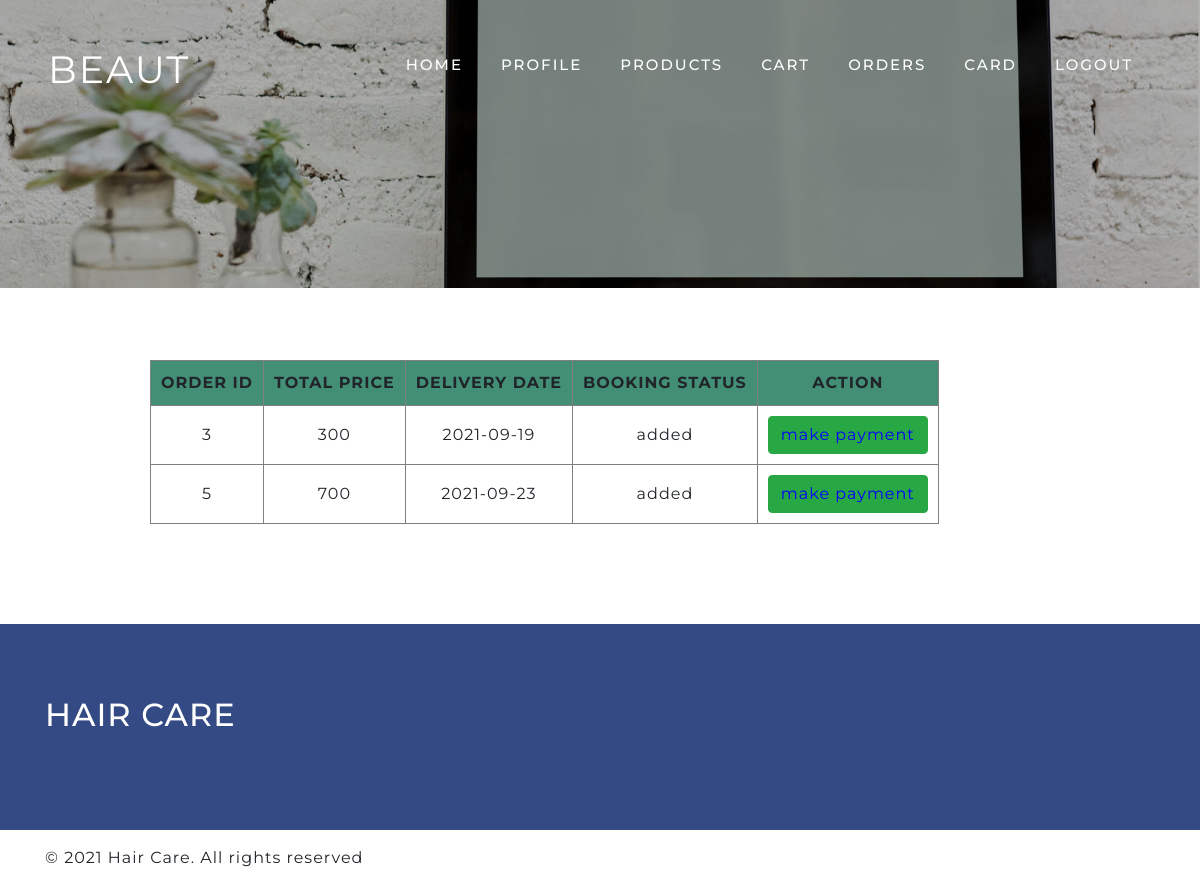
Screenshot of /customer/cartold.php (signed in) with the database file from the repository.
### tables this page shows
CREATE TABLE IF NOT EXISTS `tbl_cmaster` (
  `orderid` int(11) NOT NULL AUTO_INCREMENT,
  `custid` int(11) NOT NULL,
  `totalprice` int(11) NOT NULL,
  `status` varchar(15) NOT NULL,
  PRIMARY KEY (`orderid`)
);

### customer/cartold.php (the view, shortened to what this page needs)
<?php
include 'customerbase.php';
?>
<br><br><br>
<?php
    $custid = $_SESSION['id'];
    include '../connection.php';
    $qry = mysqli_query($conn,"SELECT tbl_cmaster.orderid,tbl_cmaster.totalprice,tbl_cchild.date from tbl_cmaster,tbl_cchild where tbl_cmaster.orderid=tbl_cchild.cmasterid and tbl_cmaster.custid=tbl_cchild.custid and tbl_cmaster.custid='$custid' and tbl_cmaster.status='added'");
if (mysqli_fetch_array($qry) > 0) {
    ?>
<table border="1" style="margin-left:150px;">
    <th> ORDER ID    </th>
    <th> TOTAL PRICE </th>
    <th> DELIVERY  DATE </th>
    <th> BOOKING STATUS </th>
    <th> ACTION</th>
    <?php
    $qry = mysqli_query($conn,"SELECT DISTINCT tbl_cmaster.orderid,tbl_cmaster.totalprice,tbl_cmaster.status,tbl_cchild.date from tbl_cmaster,tbl_cchild,tbl_subcat,tbl_category,tbl_product where tbl_cmaster.orderid=tbl_cchild.cmasterid and tbl_cmaster.custid=tbl_cchild.custid and tbl_cmaster.custid='$custid' and tbl_cmaster.status='added' and tbl_subcat.catid=tbl_category.id and tbl_cchild.itemid=tbl_product.id and tbl_product.cat=tbl_category.id and tbl_product.scat=tbl_subcat.scid");
        while ($row = mysqli_fetch_array($qry)) {
        echo '<tr><td>' . $row['orderid'] . '</td><td>' . $row['totalprice'] . '</td><td>' . $row['date'] . '</td><td>' . $row['status'] . '</td>';
        if($row['status']=='added')
        {
       echo' <td><a style="color:blue;" class="btn btn-success" href="vieworderdetails.php?orderid='.$row['orderid'].'">make payment</a></td></tr>';
        }
    }
    } else {
        ?>
        <?php
    }
    ?>
</table>
<?php
include '../footer.php';
?>

### web/css/style.css (style rules this page uses)
html, body { padding: 0; margin: 0; background: #fff; letter-spacing: 1px; font-family: 'Montserrat', sans-serif; }
body a { outline: none; transition: 0.5s all; -webkit-transition: 0.5s all; -moz-transition: 0.5s all; -o-transition: 0.5s all; -ms-transition: 0.5s all; text-decoration: none; }
a { color: #fff; text-decoration: none; }

### customer/cartold.php (style rules this page uses)
th { background-color:rgb(66, 143, 117); }
th,td { padding:10px; text-align:center; }

### rows the page displays
tbl_cmaster: orderid "3", totalprice "300", date "2021-09-19", status "added"
tbl_cmaster: orderid "5", totalprice "700", date "2021-09-23", status "added"
